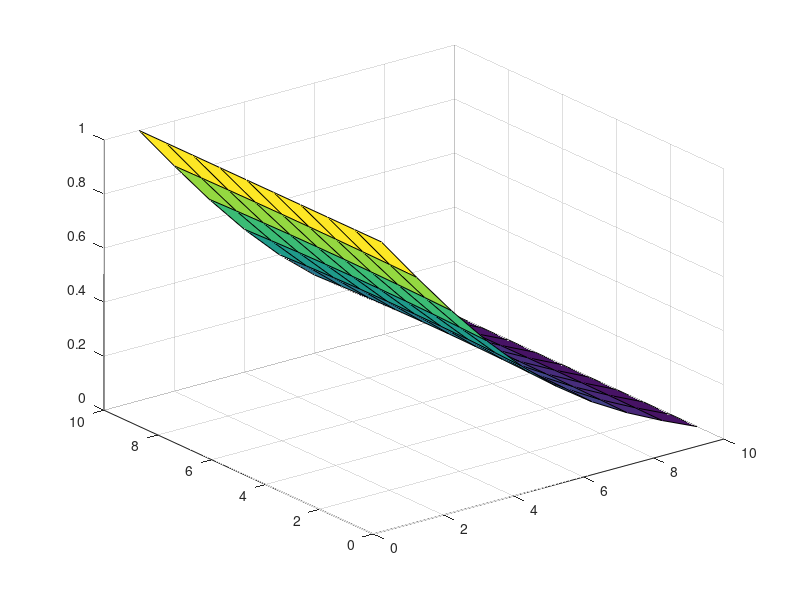
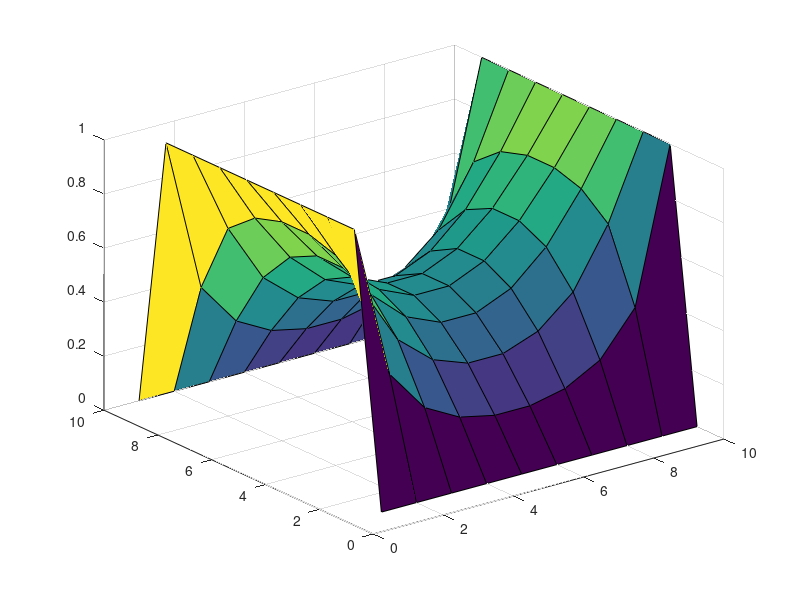
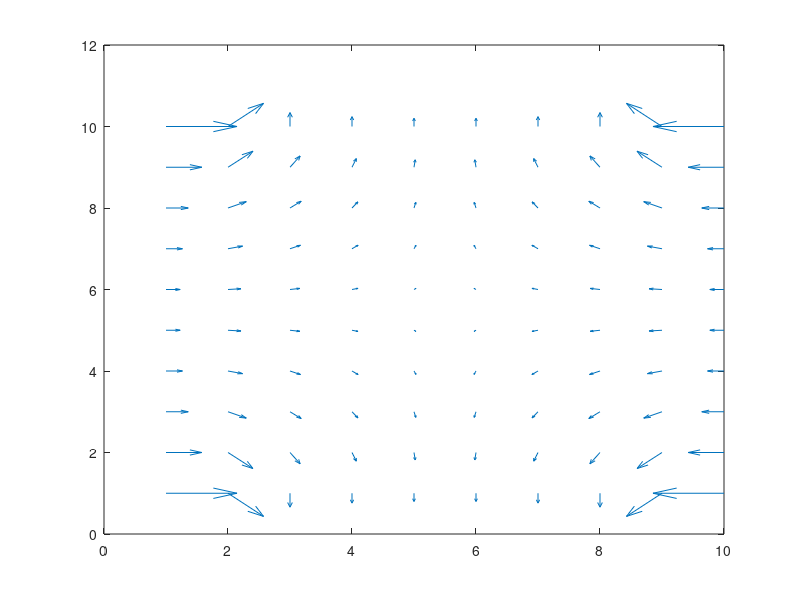

These figures' MATLAB source, in order:
% Nathan Lavoy
% 100995612
% January 30th, 2019

%% Simulation One
iter = 50;
size_x = 10;
size_y = 10;
v = zeros(size_x,size_y);
v(:,1) = 1;
v_new = v;
for i = 1:iter
    for row = 1:size_y
        for col = 2:size_x-1
            if (row == 1)
                v_new(row,col) = v(row+1,col);
            elseif (row == size_y)
                v_new(row,col) = v(row-1,col);
            else
                left = v(row,col-1);
                right = v(row,col+1);
                up = v(row-1,col);
                down = v(row+1,col); 
                v_new(row,col) = 0.25*sum([up down left right]);
            end
            
        end
    end
    v = v_new;
    figure(1);
    surf([1 2 3 4 5 6 7 8 9 10],[1 2 3 4 5 6 7 8 9 10],v);
    pause(0.1)
end
%% Simulation Two
iter = 50;
size_x = 10;
size_y = 10;
v = zeros(size_x,size_y);
v(:,1) = 1;
v(:,size_x) = 1;
v_new = v;
x = [1 2 3 4 5 6 7 8 9 10];
y = [1 2 3 4 5 6 7 8 9 10];
for i = 1:iter
    for row = 2:size_y-1
        for col = 2:size_x-1
            left = v(row,col-1);
            right = v(row,col+1);
            up = v(row-1,col);
            down = v(row+1,col); 
            v_new(row,col) = 0.25*sum([up down left right]);
        end
    end
    v = v_new;
    figure(2);
    surf(x,y,v_new);

    [xcomp, ycomp] = gradient(v_new);
    figure(3);
    quiver(x,y,-xcomp,-ycomp);
    pause(0.1);
end
%% Part 3
iter = 50;
size_x = 10;
size_y = 10;
v = zeros(size_x,size_y);
v(:,1) = 1;
v(:,size_x) = 1;
v_new = v;
x = [1 2 3 4 5 6 7 8 9 10];
y = [1 2 3 4 5 6 7 8 9 10];
for i = 1:iter
    v_new = imboxfilt(v);
    v_new(:,1) = 1;
    v_new(:,size_x) = 1;
    v_new(1,:) = 0;
    v_new(size_y,:) = 0;
    figure(2);
    surf(x,y,v_new);
    hold on;
    zlim([0 1]);
    hold off;
    pause(0.1);
    v = v_new;
end